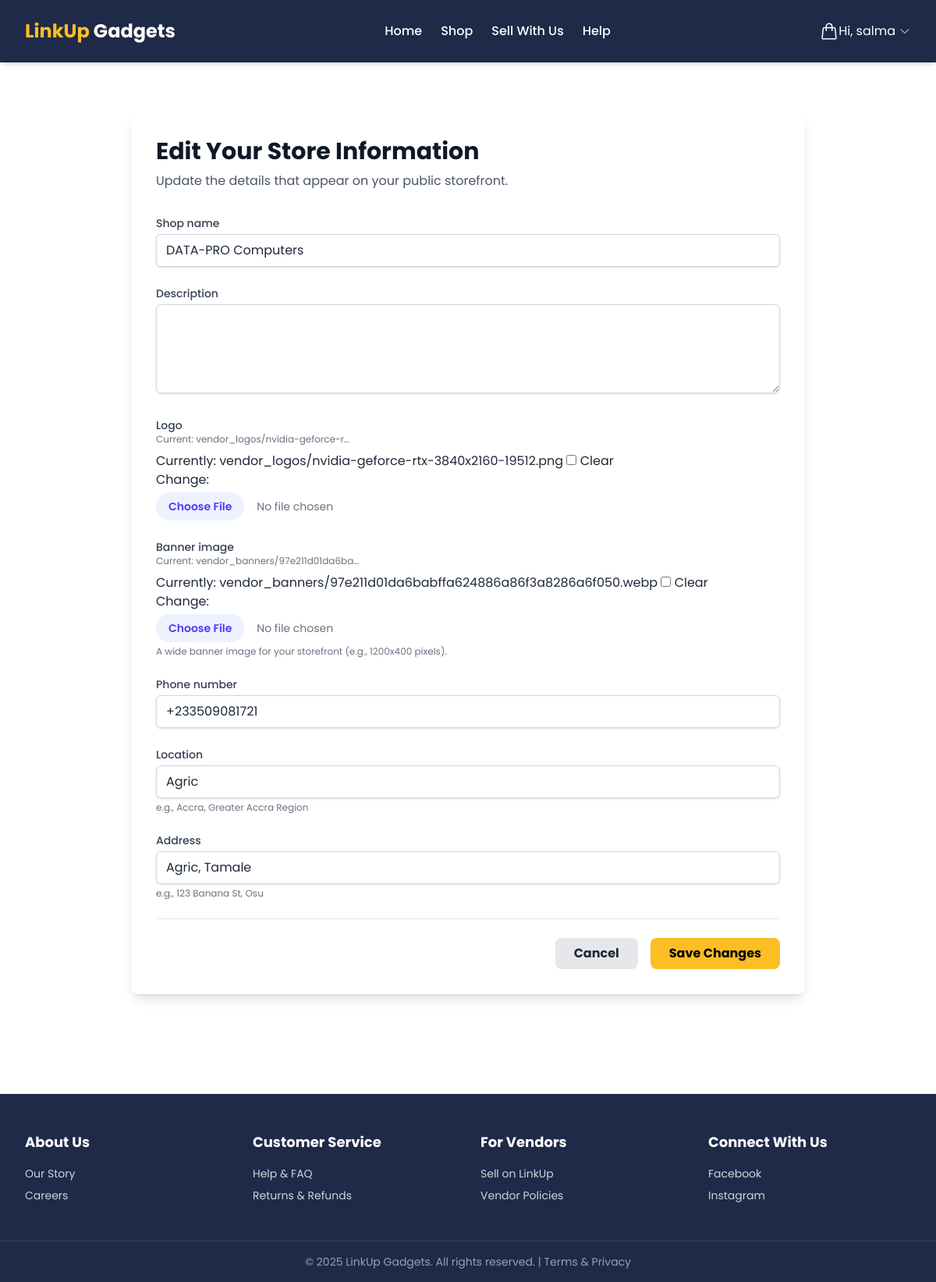
Page /shop/dashboard/edit/ (signed in) on the committed database.
### shop/models.py (models this page shows, shortened)
class Vendor(models.Model):
    user = models.OneToOneField(User, on_delete=models.CASCADE, related_name='vendor')
    shop_name = models.CharField(max_length=255, unique=True)
    description = models.TextField(blank=True, null=True)
    logo = models.ImageField(upload_to='vendor_logos/', blank=True, null=True)
    banner_image = models.ImageField(upload_to='vendor_banners/', blank=True, null=True, help_text="A wide banner image for your storefront (e.g., 1200x400 pixels).")
    phone_number = models.CharField(max_length=20, blank=True, null=True)
    location = models.CharField(max_length=100, blank=True, null=True, help_text="e.g., Accra, Greater Accra Region")
    address = models.CharField(max_length=255, blank=True, null=True, help_text="e.g., 123 Banana St, Osu")
    is_verified = models.BooleanField(default=False)
    created_at = models.DateTimeField(auto_now_add=True)

### shop/views.py (the view)
    def wrap(request, *args, **kwargs):
        if hasattr(request.user, 'vendor'):
            return function(request, *args, **kwargs)
        else:
            return redirect('index') # Or a "permission denied" page

### shop/forms.py
class VendorEditForm(forms.ModelForm):
    class Meta:
        model = Vendor
        fields = ['shop_name', 'description', 'logo', 'banner_image', 'phone_number', 'location', 'address']

### cart/cart.py (called while the page is built)
    def __len__(self):
        return sum(item['quantity'] for item in self.cart.values())

### cart/context_processors.py (called while the page is built)
def cart(request):
    return {'cart': Cart(request)}

### shop/views.py (called while the page is built)
def vendor_required(function):
    def wrap(request, *args, **kwargs):
        if hasattr(request.user, 'vendor'):
            return function(request, *args, **kwargs)
        else:
            return redirect('index') # Or a "permission denied" page
    return wrap

@login_required
@vendor_required
def edit_vendor_info(request):
    vendor = request.user.vendor
    if request.method == 'POST':
        form = VendorEditForm(request.POST, request.FILES, instance=vendor)
        if form.is_valid():
            form.save()
            messages.success(request, 'Your store information has been updated successfully!')
            return redirect('shop:vendor_dashboard')
    else:
        form = VendorEditForm(instance=vendor)
    return render(request, 'shop/vendor_info_edit.html', {'form': form})

### templates/shop/vendor_info_edit.html (shortened to what this page needs)
{% extends 'base.html' %}
{% load widget_tweaks %}
{% block content %}
<div class="max-w-4xl mx-auto py-16 px-4">
    <div class="bg-white p-8 rounded-lg shadow-lg">
        <h1 class="text-3xl font-bold text-gray-900">Edit Your Store Information</h1>
        <p class="mt-2 text-gray-600">Update the details that appear on your public storefront.</p>
        <form method="POST" enctype="multipart/form-data" class="mt-8 space-y-6">
            {% for field in form %}
            <div>
                <label for="{{ field.id_for_label }}" class="block text-sm font-medium text-gray-700">
                    {{ field.label }}
                </label>
                {% if field.name == 'logo' or field.name == 'banner_image' %}
                    <p class="text-xs text-gray-500 mb-2">
                        Current: {% if field.value %}{{ field.value.name|truncatechars:30 }}{% else %}None{% endif %}
                    </p>
                    {% render_field field class="mt-1 block w-full text-sm text-gray-500 file:mr-4 file:py-2 file:px-4 file:rounded-full file:border-0 file:text-sm file:font-semibold file:bg-indigo-50 file:text-indigo-600 hover:file:bg-indigo-100" %}
                {% elif field.name == 'description' %}
                    {% render_field field class="mt-1 w-full px-3 py-2 border border-gray-300 rounded-md shadow-sm focus:outline-none focus:ring-indigo-500 focus:border-indigo-500" rows="4" %}
                {% else %}
                    {% render_field field class="mt-1 w-full px-3 py-2 border border-gray-300 rounded-md shadow-sm focus:outline-none focus:ring-indigo-500 focus:border-indigo-500" %}
                {% endif %}
                {% if field.help_text %}
                    <p class="mt-1 text-xs text-gray-500">{{ field.help_text }}</p>
                {% endif %}
            </div>
            {% endfor %}
            <div class="flex items-center justify-end space-x-4 border-t border-gray-200 pt-6">
                <a href="{% url 'shop:vendor_dashboard' %}"
                   class="bg-gray-200 text-gray-800 font-bold py-2 px-6 rounded-lg hover:bg-gray-300">
                    Cancel
                </a>
                <button type="submit"
                        class="bg-[#FBBF24] text-black font-bold py-2 px-6 rounded-lg hover:bg-yellow-400">
                    Save Changes
                </button>
            </div>
        </form>
    </div>
</div>
{% endblock %}

### templates/base.html (shortened to what this page needs)
{% load static tailwind_tags %}
<!DOCTYPE html>
<html lang="en">
<head>
  {% tailwind_css %}
</head>
<body class="bg-white text-gray-800">
  <header class="bg-[#1E2A47] text-white sticky top-0 z-50 shadow-md" x-data="{ mobileMenuOpen: false }">
    <nav class="max-w-7xl mx-auto px-4 sm:px-6 lg:px-8">
      <div class="flex items-center justify-between h-20">
        <div class="flex items-center">
          <a href="{% url 'index' %}" class="text-2xl font-bold">
            <span class="text-[#FBBF24]">LinkUp</span> Gadgets
          </a>
        </div>
        <div class="hidden md:flex items-center space-x-6">
          <a href="{% url 'index' %}" class="hover:text-[#FBBF24] transition font-medium">Home</a>
          <a href="{% url 'shop:shop_view' %}" class="hover:text-[#FBBF24] transition font-medium">Shop</a>
          <a href="{% url 'accounts:register' %}" class="hover:text-[#FBBF24] transition font-medium">Sell With Us</a>
          <a href="{% url 'faq' %}" class="hover:text-[#FBBF24] transition font-medium">Help</a>
        </div>
        <div class="hidden md:flex items-center space-x-4">
          <a href="{% url 'cart:cart_detail' %}" class="group -m-2 flex items-center p-2">
            <div class="relative">
            </div>
          </a>
          {% if user.is_authenticated %}
          <div class="relative" x-data="{ open: false }" @click.away="open = false">
            <button @click="open = !open" class="flex items-center space-x-1 hover:text-[#FBBF24] transition">
              <span>Hi, {{ user.username }}</span>
              <svg class="w-4 h-4" fill="none" viewBox="0 0 24 24" stroke-width="1.5" stroke="currentColor">
                <path stroke-linecap="round" stroke-linejoin="round" d="m19.5 8.25-7.5 7.5-7.5-7.5" />
              </svg>
            </button>
          </div>
          {% endif %}
        </div>
      </div>
    </nav>
  </header>
  <main>
    {% block content %}{% endblock %}
  </main>
  <footer class="bg-[#1E2A47] text-white mt-16">
    <div class="max-w-7xl mx-auto py-12 px-4 sm:px-6 lg:px-8 grid grid-cols-2 md:grid-cols-4 gap-8">
      <div>
        <h3 class="font-bold text-lg">About Us</h3>
        <ul class="mt-4 space-y-2 text-sm text-gray-300">
          <li>
            <a href="{% url 'about' %}" class="hover:text-white">Our Story</a>
          </li>
          <li><a href="#" class="hover:text-white">Careers</a></li>
        </ul>
      </div>
      <div>
        <h3 class="font-bold text-lg">Customer Service</h3>
        <ul class="mt-4 space-y-2 text-sm text-gray-300">
          <li><a href="{% url 'faq' %}" class="hover:text-white">Help & FAQ</a></li>
          <li><a href="#" class="hover:text-white">Returns & Refunds</a></li>
        </ul>
      </div>
      <div>
        <h3 class="font-bold text-lg">For Vendors</h3>
        <ul class="mt-4 space-y-2 text-sm text-gray-300">
          <li>
            <a href="{% url 'accounts:register' %}" class="hover:text-white">Sell on LinkUp</a>
          </li>
          <li>
            <a href="{% url 'vendor_policies' %}" class="hover:text-white">Vendor Policies</a>
          </li>
        </ul>
      </div>
      <div>
        <h3 class="font-bold text-lg">Connect With Us</h3>
        <ul class="mt-4 space-y-2 text-sm text-gray-300">
          <li><a href="#" class="hover:text-white">Facebook</a></li>
          <li><a href="#" class="hover:text-white">Instagram</a></li>
        </ul>
      </div>
    </div>
    <div class="max-w-7xl mx-auto py-4 px-4 sm:px-6 lg:px-8 border-t border-gray-700 text-center text-sm text-gray-400">
      &copy; {% now "Y" %} LinkUp Gadgets. All rights reserved. |
      <a href="{% url 'terms' %}" class="hover:text-white">Terms & Privacy</a>
    </div>
  </footer>
</body>
</html>

### templates/base.html (style rules this page uses)
body { font-family: "Poppins", sans-serif; }

### rows in the picture
Vendor: shop_name "DATA-PRO Computers" "+233509081721" "Agric" "Agric, Tamale"

### other values in the picture
{{ user.username }} "salma"
{{ field.label }} "Shop name" "Description" "Logo" "Banner image" "Phone number" "Location" "Address"
{{ field.value.name|truncatechars:30 }} "vendor_logos/nvidia-geforce-r…" "vendor_banners/97e211d01da6ba…"
{{ field.help_text }} "A wide banner image for your storefront (e.g., 1200x400 pixels)." "e.g., Accra, Greater Accra Region" "e.g., 123 Banana St, Osu"
